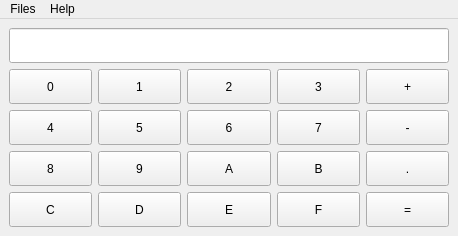
<?xml version="1.0" encoding="UTF-8"?>
<ui version="4.0">
 <class>mainWindow</class>
 <widget class="QMainWindow" name="mainWindow">
  <property name="geometry">
   <rect>
    <x>0</x>
    <y>0</y>
    <width>458</width>
    <height>236</height>
   </rect>
  </property>
  <property name="contextMenuPolicy">
   <enum>Qt::DefaultContextMenu</enum>
  </property>
  <property name="windowTitle">
   <string>Calculator of number systems</string>
  </property>
  <property name="windowIcon">
   <iconset>
    <normaloff>logo.png</normaloff>logo.png</iconset>
  </property>
  <property name="tabShape">
   <enum>QTabWidget::Rounded</enum>
  </property>
  <widget class="QWidget" name="mainWidget">
   <property name="sizePolicy">
    <sizepolicy hsizetype="Preferred" vsizetype="Preferred">
     <horstretch>0</horstretch>
     <verstretch>0</verstretch>
    </sizepolicy>
   </property>
   <layout class="QGridLayout" name="gridLayout_2">
    <property name="sizeConstraint">
     <enum>QLayout::SetDefaultConstraint</enum>
    </property>
    <item row="0" column="0">
     <layout class="QGridLayout" name="gridLayout">
      <item row="2" column="1">
       <widget class="QPushButton" name="button5">
        <property name="sizePolicy">
         <sizepolicy hsizetype="Minimum" vsizetype="Expanding">
          <horstretch>0</horstretch>
          <verstretch>0</verstretch>
         </sizepolicy>
        </property>
        <property name="text">
         <string>5</string>
        </property>
       </widget>
      </item>
      <item row="3" column="0">
       <widget class="QPushButton" name="button8">
        <property name="sizePolicy">
         <sizepolicy hsizetype="Minimum" vsizetype="Expanding">
          <horstretch>0</horstretch>
          <verstretch>0</verstretch>
         </sizepolicy>
        </property>
        <property name="text">
         <string>8</string>
        </property>
       </widget>
      </item>
      <item row="3" column="3">
       <widget class="QPushButton" name="buttonB">
        <property name="sizePolicy">
         <sizepolicy hsizetype="Minimum" vsizetype="Expanding">
          <horstretch>0</horstretch>
          <verstretch>0</verstretch>
         </sizepolicy>
        </property>
        <property name="text">
         <string>B</string>
        </property>
       </widget>
      </item>
      <item row="1" column="1">
       <widget class="QPushButton" name="button1">
        <property name="sizePolicy">
         <sizepolicy hsizetype="Minimum" vsizetype="Expanding">
          <horstretch>0</horstretch>
          <verstretch>0</verstretch>
         </sizepolicy>
        </property>
        <property name="text">
         <string>1</string>
        </property>
       </widget>
      </item>
      <item row="2" column="2">
       <widget class="QPushButton" name="button6">
        <property name="sizePolicy">
         <sizepolicy hsizetype="Minimum" vsizetype="Expanding">
          <horstretch>0</horstretch>
          <verstretch>0</verstretch>
         </sizepolicy>
        </property>
        <property name="text">
         <string>6</string>
        </property>
       </widget>
      </item>
      <item row="5" column="3">
       <widget class="QPushButton" name="buttonF">
        <property name="sizePolicy">
         <sizepolicy hsizetype="Minimum" vsizetype="Expanding">
          <horstretch>0</horstretch>
          <verstretch>0</verstretch>
         </sizepolicy>
        </property>
        <property name="text">
         <string>F</string>
        </property>
       </widget>
      </item>
      <item row="1" column="2">
       <widget class="QPushButton" name="button2">
        <property name="sizePolicy">
         <sizepolicy hsizetype="Minimum" vsizetype="Expanding">
          <horstretch>0</horstretch>
          <verstretch>0</verstretch>
         </sizepolicy>
        </property>
        <property name="text">
         <string>2</string>
        </property>
       </widget>
      </item>
      <item row="5" column="1">
       <widget class="QPushButton" name="buttonD">
        <property name="sizePolicy">
         <sizepolicy hsizetype="Minimum" vsizetype="Expanding">
          <horstretch>0</horstretch>
          <verstretch>0</verstretch>
         </sizepolicy>
        </property>
        <property name="text">
         <string>D</string>
        </property>
       </widget>
      </item>
      <item row="3" column="2">
       <widget class="QPushButton" name="buttonA">
        <property name="sizePolicy">
         <sizepolicy hsizetype="Minimum" vsizetype="Expanding">
          <horstretch>0</horstretch>
          <verstretch>0</verstretch>
         </sizepolicy>
        </property>
        <property name="text">
         <string>A</string>
        </property>
       </widget>
      </item>
      <item row="3" column="1">
       <widget class="QPushButton" name="button9">
        <property name="sizePolicy">
         <sizepolicy hsizetype="Minimum" vsizetype="Expanding">
          <horstretch>0</horstretch>
          <verstretch>0</verstretch>
         </sizepolicy>
        </property>
        <property name="text">
         <string>9</string>
        </property>
       </widget>
      </item>
      <item row="1" column="0">
       <widget class="QPushButton" name="button0">
        <property name="sizePolicy">
         <sizepolicy hsizetype="Minimum" vsizetype="Expanding">
          <horstretch>0</horstretch>
          <verstretch>0</verstretch>
         </sizepolicy>
        </property>
        <property name="text">
         <string>0</string>
        </property>
       </widget>
      </item>
      <item row="1" column="3">
       <widget class="QPushButton" name="button3">
        <property name="sizePolicy">
         <sizepolicy hsizetype="Minimum" vsizetype="Expanding">
          <horstretch>0</horstretch>
          <verstretch>0</verstretch>
         </sizepolicy>
        </property>
        <property name="text">
         <string>3</string>
        </property>
       </widget>
      </item>
      <item row="2" column="3">
       <widget class="QPushButton" name="button7">
        <property name="sizePolicy">
         <sizepolicy hsizetype="Minimum" vsizetype="Expanding">
          <horstretch>0</horstretch>
          <verstretch>0</verstretch>
         </sizepolicy>
        </property>
        <property name="text">
         <string>7</string>
        </property>
       </widget>
      </item>
      <item row="0" column="0" colspan="5">
       <widget class="QLineEdit" name="lineEdit">
        <property name="sizePolicy">
         <sizepolicy hsizetype="Expanding" vsizetype="Expanding">
          <horstretch>0</horstretch>
          <verstretch>0</verstretch>
         </sizepolicy>
        </property>
       </widget>
      </item>
      <item row="5" column="0">
       <widget class="QPushButton" name="buttonC">
        <property name="sizePolicy">
         <sizepolicy hsizetype="Minimum" vsizetype="Expanding">
          <horstretch>0</horstretch>
          <verstretch>0</verstretch>
         </sizepolicy>
        </property>
        <property name="text">
         <string>C</string>
        </property>
       </widget>
      </item>
      <item row="5" column="2">
       <widget class="QPushButton" name="buttonE">
        <property name="sizePolicy">
         <sizepolicy hsizetype="Minimum" vsizetype="Expanding">
          <horstretch>0</horstretch>
          <verstretch>0</verstretch>
         </sizepolicy>
        </property>
        <property name="text">
         <string>E</string>
        </property>
       </widget>
      </item>
      <item row="2" column="0">
       <widget class="QPushButton" name="button4">
        <property name="sizePolicy">
         <sizepolicy hsizetype="Minimum" vsizetype="Expanding">
          <horstretch>0</horstretch>
          <verstretch>0</verstretch>
         </sizepolicy>
        </property>
        <property name="text">
         <string>4</string>
        </property>
       </widget>
      </item>
      <item row="5" column="4">
       <widget class="QPushButton" name="buttonEquals">
        <property name="sizePolicy">
         <sizepolicy hsizetype="Minimum" vsizetype="Expanding">
          <horstretch>0</horstretch>
          <verstretch>0</verstretch>
         </sizepolicy>
        </property>
        <property name="text">
         <string>=</string>
        </property>
       </widget>
      </item>
      <item row="1" column="4">
       <widget class="QPushButton" name="buttonPlus">
        <property name="sizePolicy">
         <sizepolicy hsizetype="Minimum" vsizetype="Expanding">
          <horstretch>0</horstretch>
          <verstretch>0</verstretch>
         </sizepolicy>
        </property>
        <property name="text">
         <string>+</string>
        </property>
       </widget>
      </item>
      <item row="2" column="4">
       <widget class="QPushButton" name="buttonMinus">
        <property name="sizePolicy">
         <sizepolicy hsizetype="Minimum" vsizetype="Expanding">
          <horstretch>0</horstretch>
          <verstretch>0</verstretch>
         </sizepolicy>
        </property>
        <property name="text">
         <string>-</string>
        </property>
       </widget>
      </item>
      <item row="3" column="4">
       <widget class="QPushButton" name="buttonDot">
        <property name="sizePolicy">
         <sizepolicy hsizetype="Minimum" vsizetype="Expanding">
          <horstretch>0</horstretch>
          <verstretch>0</verstretch>
         </sizepolicy>
        </property>
        <property name="text">
         <string>.</string>
        </property>
       </widget>
      </item>
     </layout>
    </item>
   </layout>
  </widget>
  <widget class="QMenuBar" name="menu">
   <property name="geometry">
    <rect>
     <x>0</x>
     <y>0</y>
     <width>458</width>
     <height>30</height>
    </rect>
   </property>
   <widget class="QMenu" name="menuHelp">
    <property name="title">
     <string>Help</string>
    </property>
    <addaction name="actionAbout"/>
   </widget>
   <widget class="QMenu" name="menuFiles">
    <property name="title">
     <string>Files</string>
    </property>
    <addaction name="actionClear"/>
   </widget>
   <addaction name="menuFiles"/>
   <addaction name="menuHelp"/>
  </widget>
  <action name="actionAbout">
   <property name="text">
    <string>About</string>
   </property>
  </action>
  <action name="actionClear">
   <property name="text">
    <string>Очистить поле</string>
   </property>
  </action>
 </widget>
 <resources/>
 <connections>
  <connection>
   <sender>actionClear</sender>
   <signal>triggered()</signal>
   <receiver>lineEdit</receiver>
   <slot>clear()</slot>
   <hints>
    <hint type="sourcelabel">
     <x>-1</x>
     <y>-1</y>
    </hint>
    <hint type="destinationlabel">
     <x>209</x>
     <y>42</y>
    </hint>
   </hints>
  </connection>
 </connections>
</ui>
